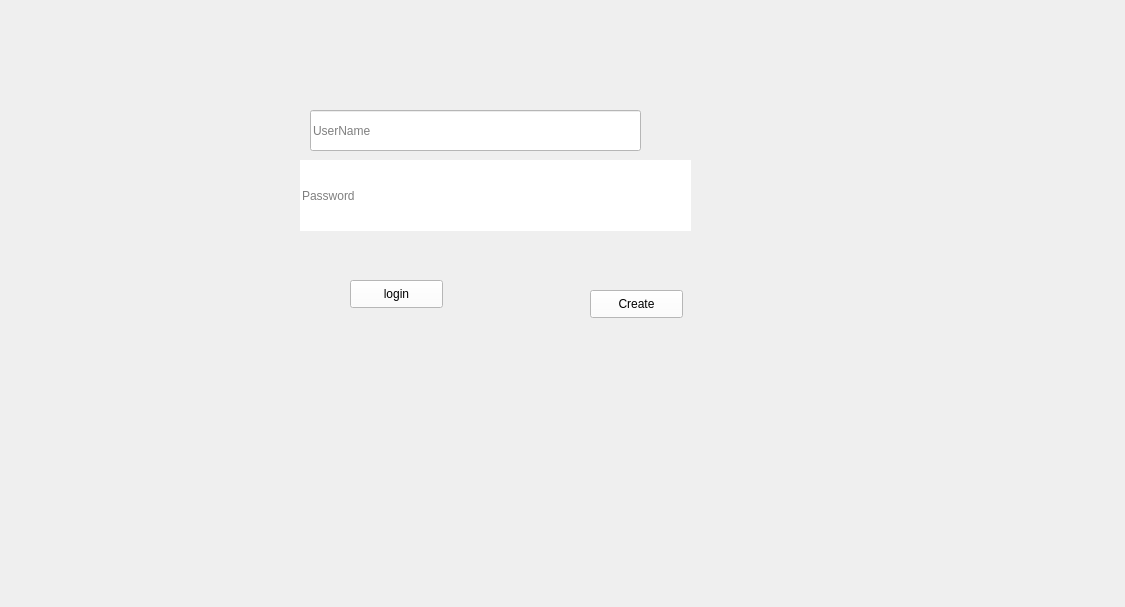
<?xml version="1.0" encoding="UTF-8"?>
<ui version="4.0">
 <class>Form</class>
 <widget class="QWidget" name="Form">
  <property name="enabled">
   <bool>true</bool>
  </property>
  <property name="geometry">
   <rect>
    <x>0</x>
    <y>0</y>
    <width>1125</width>
    <height>607</height>
   </rect>
  </property>
  <property name="sizePolicy">
   <sizepolicy hsizetype="Fixed" vsizetype="Fixed">
    <horstretch>0</horstretch>
    <verstretch>0</verstretch>
   </sizepolicy>
  </property>
  <property name="contextMenuPolicy">
   <enum>Qt::CustomContextMenu</enum>
  </property>
  <property name="windowTitle">
   <string>Form</string>
  </property>
  <property name="styleSheet">
   <string notr="true"/>
  </property>
  <widget class="QLineEdit" name="edt_user">
   <property name="geometry">
    <rect>
     <x>310</x>
     <y>110</y>
     <width>331</width>
     <height>41</height>
    </rect>
   </property>
   <property name="styleSheet">
    <string notr="true">background: white;</string>
   </property>
   <property name="placeholderText">
    <string>UserName</string>
   </property>
  </widget>
  <widget class="QLineEdit" name="edt_pass">
   <property name="geometry">
    <rect>
     <x>300</x>
     <y>160</y>
     <width>391</width>
     <height>71</height>
    </rect>
   </property>
   <property name="styleSheet">
    <string notr="true">QLineEdit{background-color: white;}</string>
   </property>
   <property name="text">
    <string/>
   </property>
   <property name="frame">
    <bool>false</bool>
   </property>
   <property name="echoMode">
    <enum>QLineEdit::Normal</enum>
   </property>
   <property name="placeholderText">
    <string>Password</string>
   </property>
  </widget>
  <widget class="QPushButton" name="btn_login">
   <property name="geometry">
    <rect>
     <x>350</x>
     <y>280</y>
     <width>93</width>
     <height>28</height>
    </rect>
   </property>
   <property name="styleSheet">
    <string notr="true">background: white;</string>
   </property>
   <property name="text">
    <string>login</string>
   </property>
  </widget>
  <widget class="QPushButton" name="btn_creat">
   <property name="geometry">
    <rect>
     <x>590</x>
     <y>290</y>
     <width>93</width>
     <height>28</height>
    </rect>
   </property>
   <property name="styleSheet">
    <string notr="true">background-color:white;</string>
   </property>
   <property name="text">
    <string>Create</string>
   </property>
  </widget>
  <zorder>edt_user</zorder>
  <zorder>btn_login</zorder>
  <zorder>btn_creat</zorder>
  <zorder>edt_pass</zorder>
 </widget>
 <resources>
  <include location="C:/Users/admin/Desktop/New Text Document.qrc"/>
 </resources>
 <connections/>
</ui>
